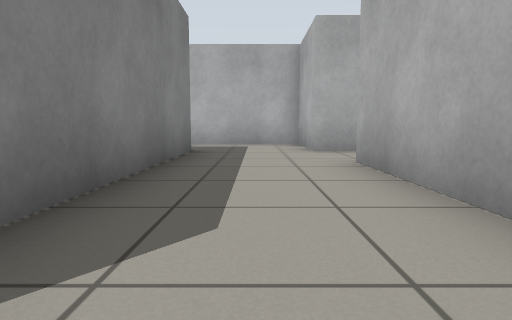
view 1 (above)

24 first-person views from a walk through a Gazebo world. The camera is 0.5 m above the floor, tilts 6° down and sees 75° across. The floor is counted in squares, 1 m on a side. Each view is taken from the middle of a square. On the plan, view 1 faces up. The plan holds only what a view shows up to about 9 squares ahead; the rest is blank.

view 2
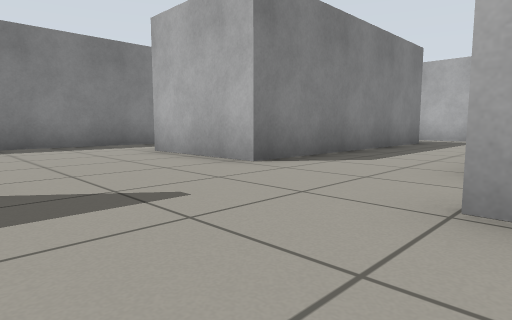

view 3
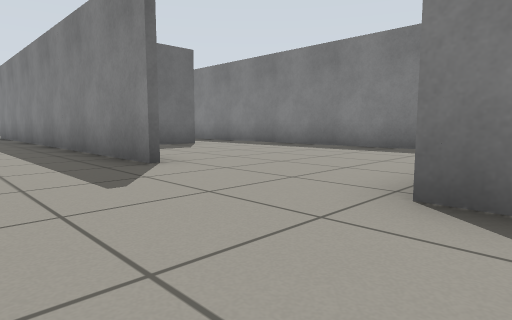

view 4
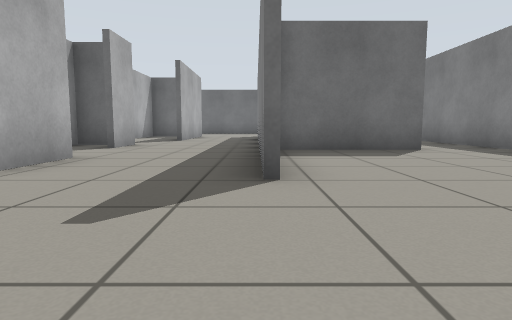

view 5
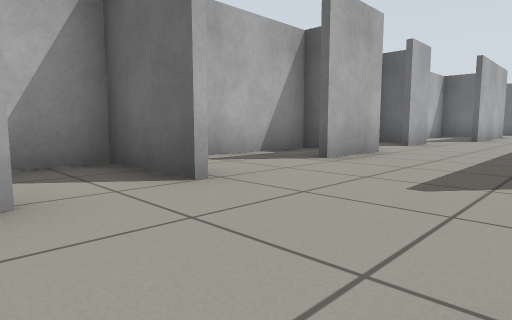

view 6
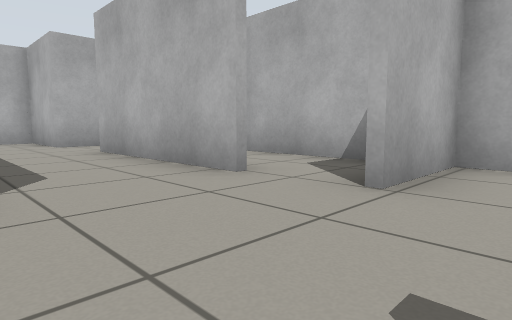

view 7
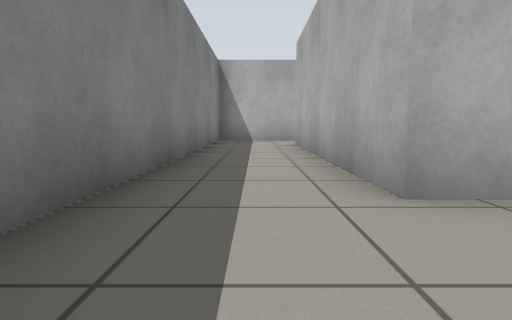

view 8
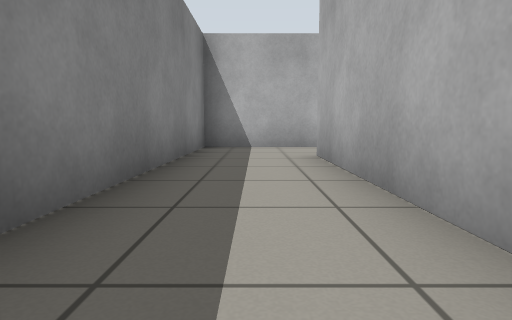

view 9
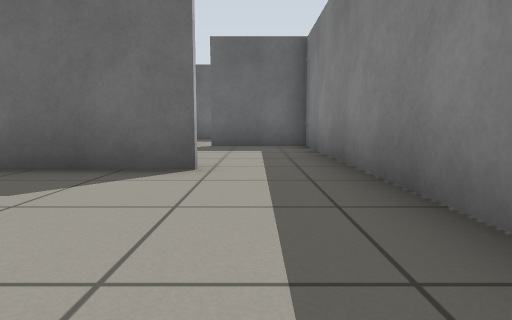

view 10
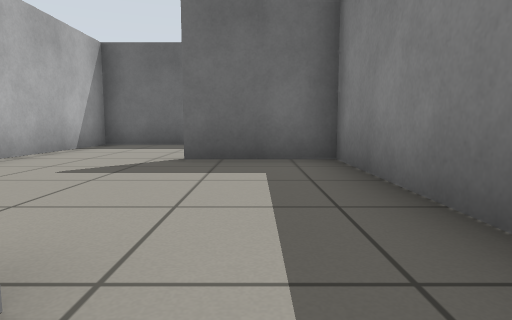

view 11
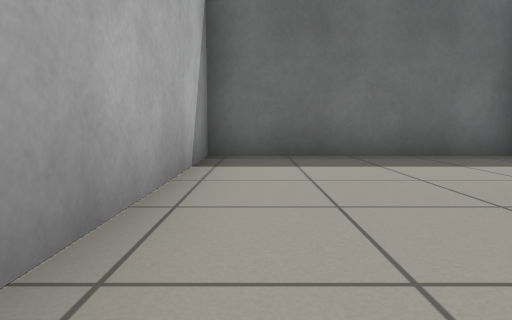

view 12
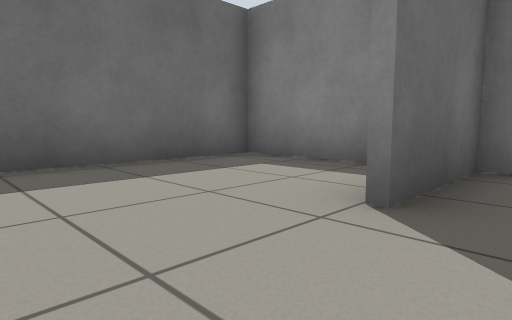

view 13
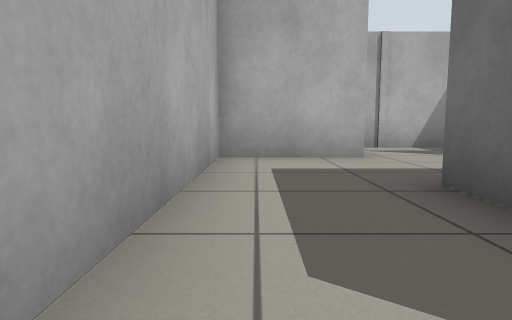

view 14
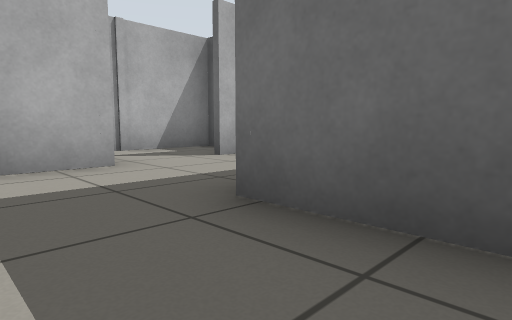

view 15
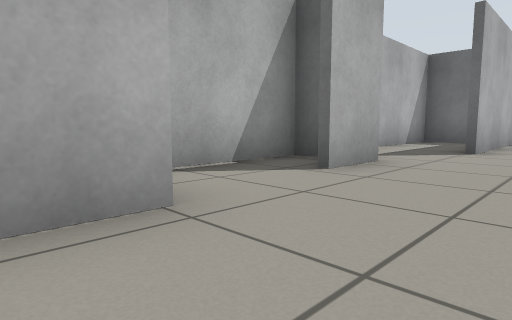

view 16
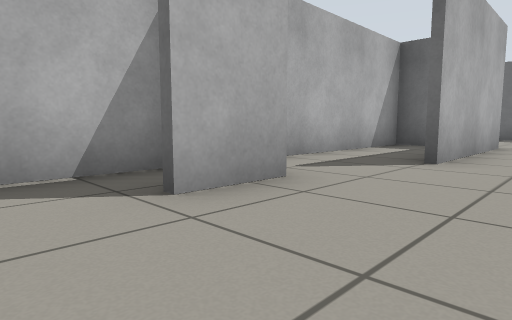

view 17
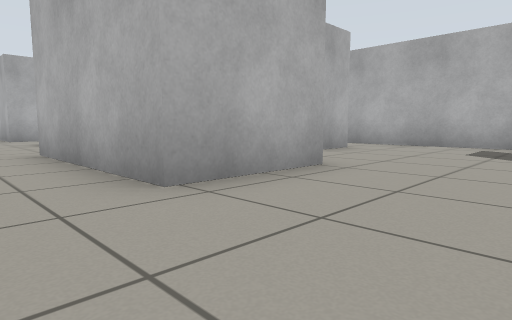

view 18
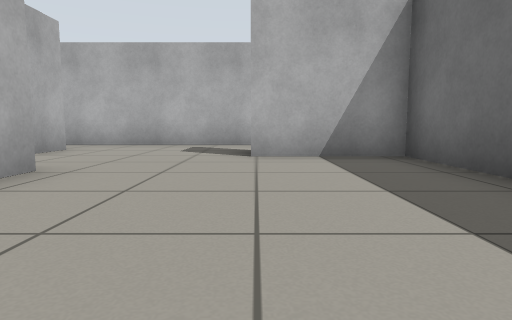

view 19
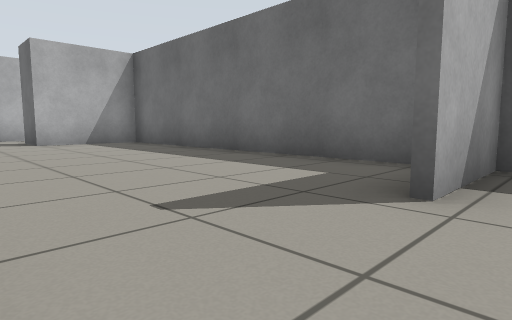

view 20
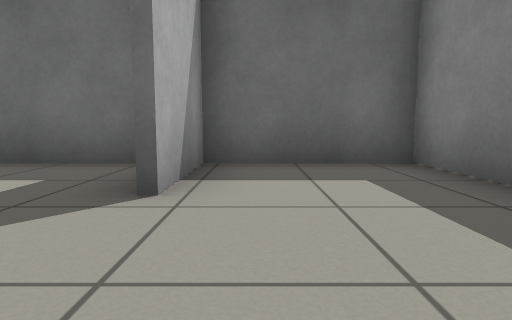

view 21
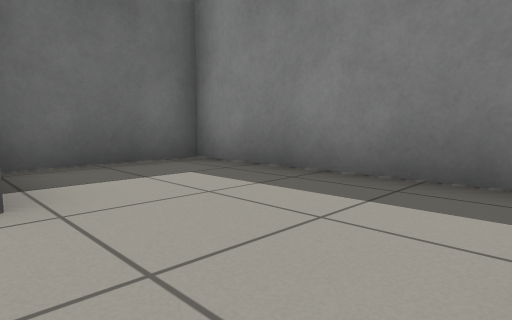

view 22
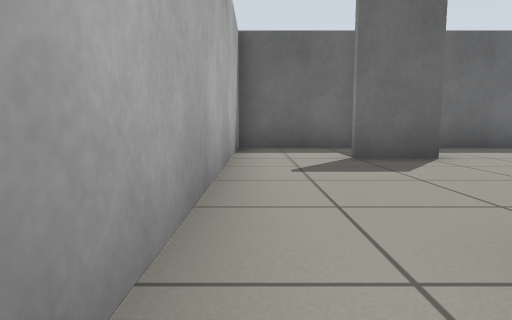

view 23
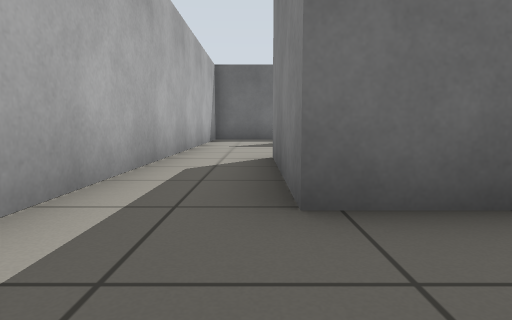

view 24
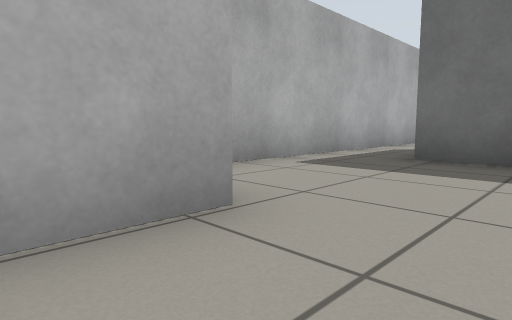

### Floor plan
Ten units are one square. View 1 is at (0, 0); x grows to the right and y downward. Boxes are objects, and circles mark ways between rooms. Rooms are numbered by the first view taken in them; rooms with no view inside come last. Other rooms are left out.
<svg viewBox="-67 -91 156 290">
<path fill="none" stroke="#000" d="M14 -6 14 -45M-62 6 -62 76M30 49 35 49 35 9 15 9M35 -31 35 -56M-13 -55 -13 -2 -40 -2M-44 67 -14 67M21 -63 11 -63M-29 -65 -13 -65 -13 -55M11 -63 11 -86 -62 -86 -62 6M-40 -2 -40 -65M-62 76 -62 108 -39 108M18 51 18 32M21 86 21 71M26 84 35 84 35 60M-11 30 -11 85M36 146 14 146 14 105M59 194 84 194 84 134M67 132 57 132M-25 194 53 194 53 169 66 169M-11 85 -11 100M-62 154 -62 194 -33 194 -33 172M66 64 66 51M55 99 67 99 67 132M84 134 84 79M-62 120 -62 144 -12 144 -12 99M24 144 35 144 35 101M15 7 35 7 35 -27"/>
<circle cx="-5" cy="-60" r="3" fill="#2a7"/>
<circle cx="-50" cy="0" r="3" fill="#2a7"/>
<circle cx="-50" cy="70" r="3" fill="#2a7"/>
<circle cx="5" cy="45" r="3" fill="#2a7"/>
<circle cx="20" cy="0" r="3" fill="#2a7"/>
<circle cx="-25" cy="110" r="3" fill="#2a7"/>
<circle cx="5" cy="80" r="3" fill="#2a7"/>
<circle cx="80" cy="130" r="3" fill="#2a7"/>
<circle cx="20" cy="95" r="3" fill="#2a7"/>
<text x="-10" y="10">1</text>
<text x="-30" y="-70">2</text>
<text x="-40" y="90">3</text>
<text x="10" y="60">4</text>
<text x="20" y="160">5</text>
<text x="60" y="60">6</text>
<text x="-30" y="120">7</text>
<text x="30" y="110">8</text>
<text x="30" y="-10">9</text>
</svg>
Room 1 opens to room 2. Room 1 opens to room 3. Room 1 opens to room 4. Room 1 opens to room 9. Room 3 opens to room 7. Room 4 opens to room 5. Room 5 opens to room 6. Room 5 opens to room 8.

Where each view was taken, in squares from view 1:
view 1: 0 up, 0 right, facing up
view 2: 3 down, 2 right, facing up-left
view 3: 1 up, 1 right, facing down-left
view 4: 0 up, 1 left, facing down
view 5: 1 up, 1 left, facing down-right
view 6: 2 down, 1 left, facing up-right
view 7: 2 down, 5 left, facing up
view 8: 1 up, 5 left, facing up
view 9: 3 down, 5 left, facing down
view 10: 6 down, 5 left, facing down
view 11: 9 down, 2 left, facing down
view 12: 10 down, 2 left, facing down-left
view 13: 8 up, 4 left, facing right
view 14: 8 up, 3 left, facing down-right
view 15: 4 down, 0 right, facing down-right
view 16: 6 down, 0 right, facing down-right
view 17: 17 down, 0 right, facing up-right
view 18: 17 down, 0 right, facing right
view 19: 15 down, 4 left, facing down-right
view 20: 15 down, 4 left, facing down
view 21: 15 down, 3 left, facing down-left
view 22: 12 down, 8 right, facing down
view 23: 8 down, 7 right, facing down
view 24: 5 down, 5 right, facing down-right
